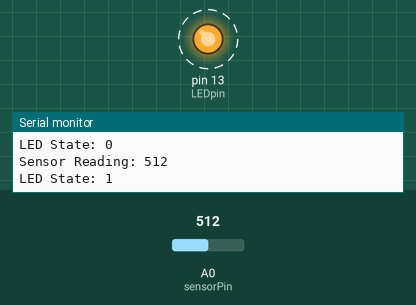
Simulated run of this sketch. Board: Arduino Uno, built with avr-gcc and run on an emulated ATmega328P. On the bench: output pins drawn as LEDs (lit = HIGH), the last lines printed to the serial monitor. Dashed ring = blinking. The test bench sets the inputs (shaded band); at power-on: A0 (sensorPin) = 512.

Above: at 1.05 s.
1.3 s: A0 (sensorPin) set to 0
At 1.3 s:
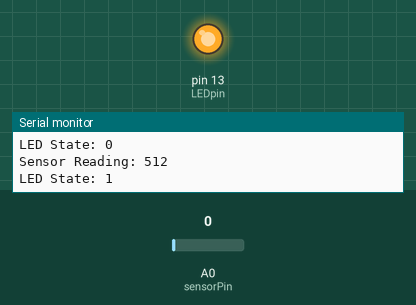
2.8 s: A0 (sensorPin) set to 122
At 2.96 s:
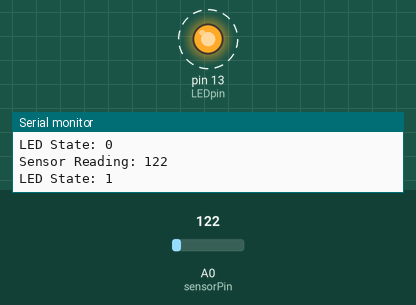
Timing chart, 0 to 11.8 s (numbered marks = the images above; inputs shaded):
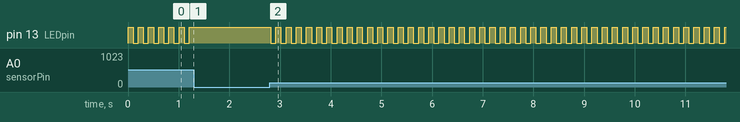

Measured:
- after the input at 1.3 s, pin 13 (LEDpin): stops changing and stays HIGH
- after the input at 2.8 s, pin 13 (LEDpin): alternates HIGH for 0.10 s and LOW for 0.10 s, starting at once
- by itself, pin 13 (LEDpin): alternates HIGH for 0.10 s and LOW for 0.10 s

The sketch:

CIRC_13.ino
```cpp
/* Vibration sensor,
   Turns an LED on and off when sensor detects vibration
   ---------------------------------------------------------
   Pin out:
     Vibration sensor - A0
     LED              - 13
*/


const int LEDpin     = 13;
const int sensorPin  = A0;
const int threshold  =  1;

int sensorReading = 0;
int LEDstate = LOW;

//-------------------------------------------------------------------------------------
void setup() { Serial.begin(9600);

  pinMode( LEDpin, OUTPUT );

}


//-------------------------------------------------------------------------------------
void loop() {

  sensorReading = analogRead(sensorPin);

  if ( sensorReading >= threshold ) { LEDstate = !LEDstate; }

  digitalWrite(LEDpin, LEDstate);

  Serial.print("Sensor Reading: "); Serial.println(sensorReading);
  Serial.print("LED State: ");      Serial.println(LEDstate);
  Serial.println("");

  delay(100);

}
```
